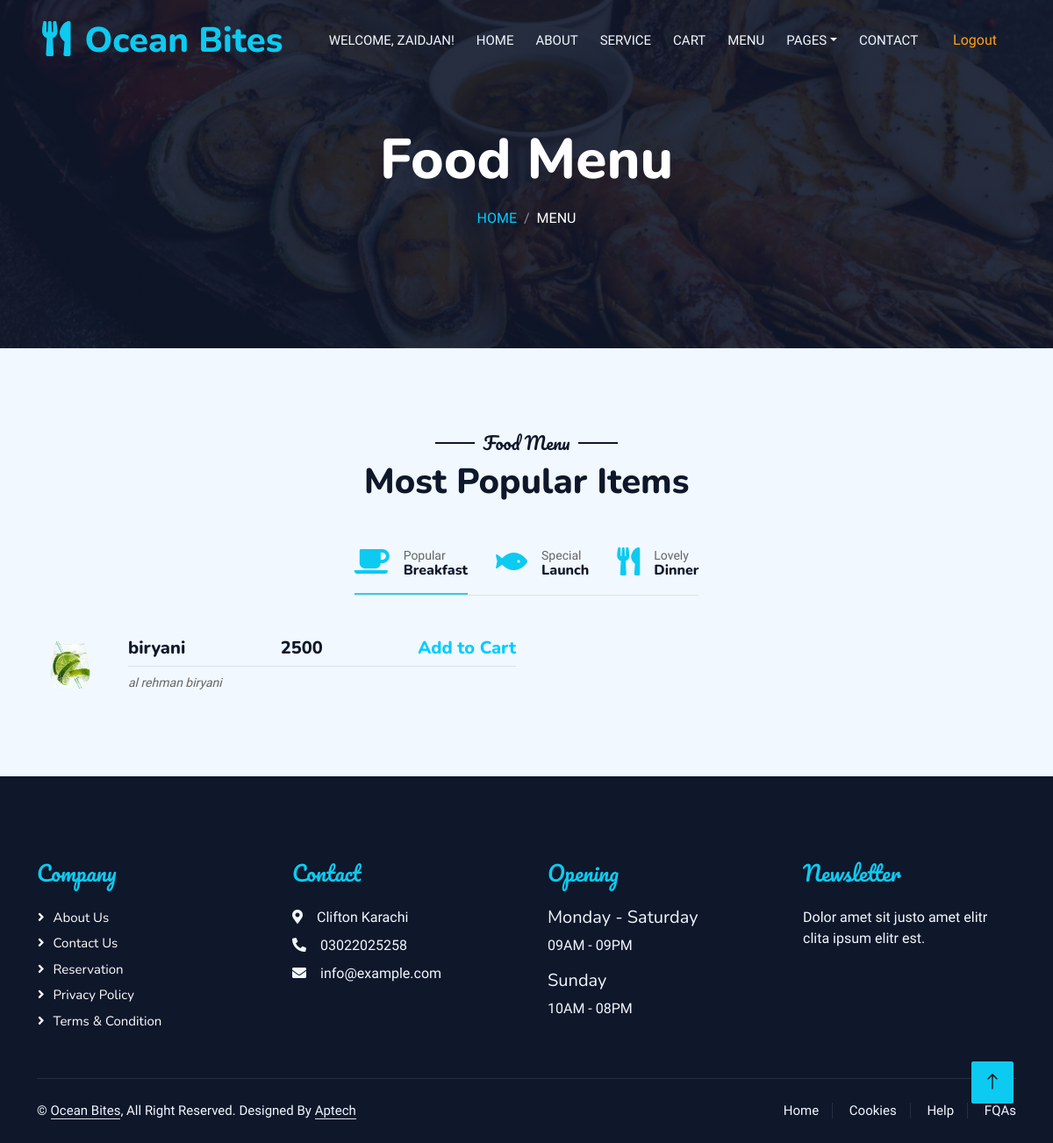
The page /menu.php (signed in) on the database its author committed.
### tables this page shows
CREATE TABLE `user_register` (
  `id` int(11) NOT NULL,
  `username` varchar(255) NOT NULL,
  `email` varchar(255) NOT NULL,
  `password` varchar(255) NOT NULL
);

CREATE TABLE `products` (
  `id` int(255) NOT NULL,
  `product_name` varchar(255) NOT NULL,
  `product_price` int(255) NOT NULL,
  `product_desc` text NOT NULL,
  `product_picture` varchar(255) NOT NULL
);

### menu.php (the view, shortened to what this page needs)
<?php
require_once __DIR__ . "/database.php";
if (isset($_SESSION["user_id"])) {
    $sql = "SELECT * FROM user_register WHERE id = {$_SESSION["user_id"]}";
    $result = $mysqli->query($sql);
    if ($result) {
        $user = $result->fetch_assoc();
    } else {
        die("Error fetching user data: " . $mysqli->error);
    }
}
?>
<!DOCTYPE html>
<html lang="en">
<head>
    <link href="https://cdnjs.cloudflare.com/ajax/libs/font-awesome/5.10.0/css/all.min.css" rel="stylesheet">
    <link href="https://cdn.jsdelivr.net/npm/bootstrap-icons@1.4.1/font/bootstrap-icons.css" rel="stylesheet">
    <link href="lib/animate/animate.min.css" rel="stylesheet">
    <link href="lib/owlcarousel/assets/owl.carousel.min.css" rel="stylesheet">
    <link href="lib/tempusdominus/css/tempusdominus-bootstrap-4.min.css" rel="stylesheet" />
    <link href="css/bootstrap.min.css" rel="stylesheet">
    <link href="css/style.css" rel="stylesheet">
</head>
<body>
    <div class="container-xxl bg-white p-0">
        <div class="container-xxl position-relative p-0">
        <?php
        include 'nav.php';
?>
            <div class="container-xxl py-5 bg-dark hero-header mb-5">
                <div class="container text-center my-5 pt-5 pb-4">
                    <h1 class="display-3 text-white mb-3 animated slideInDown">Food Menu</h1>
                    <nav aria-label="breadcrumb">
                        <ol class="breadcrumb justify-content-center text-uppercase">
                            <li class="breadcrumb-item"><a href="index.php">Home</a></li>
                            <li class="breadcrumb-item text-white active" aria-current="page">Menu</li>
                        </ol>
                    </nav>
                </div>
            </div>
        </div>
        <div class="container-xxl py-5">
            <div class="container">
                <div class="text-center wow fadeInUp" data-wow-delay="0.1s">
                    <h5 class="section-title ff-secondary text-center text-dark fw-normal">Food Menu</h5>
                    <h1 class="mb-5">Most Popular Items</h1>
                </div>
                <div class="tab-class text-center wow fadeInUp" data-wow-delay="0.1s">
                    <ul class="nav nav-pills d-inline-flex justify-content-center border-bottom mb-5">
                        <li class="nav-item">
                            <a class="d-flex align-items-center text-start mx-3 ms-0 pb-3 active" data-bs-toggle="pill" href="#tab-1">
                                <i class="fa fa-coffee fa-2x text-info"></i>
                                <div class="ps-3">
                                    <small class="text-body">Popular</small>
                                    <h6 class="mt-n1 mb-0">Breakfast</h6>
                                </div>
                            </a>
                        </li>
                        <li class="nav-item">
                            <a class="d-flex align-items-center text-start mx-3 pb-3" data-bs-toggle="pill" href="#tab-2">
                                <i class="fa fa-fish fa-2x text-info"></i>
                                <div class="ps-3">
                                    <small class="text-body">Special</small>
                                    <h6 class="mt-n1 mb-0">Launch</h6>
                                </div>
                            </a>
                        </li>
                        <li class="nav-item">
                            <a class="d-flex align-items-center text-start mx-3 me-0 pb-3" data-bs-toggle="pill" href="#tab-3">
                                <i class="fa fa-utensils fa-2x text-info"></i>
                                <div class="ps-3">
                                    <small class="text-body">Lovely</small>
                                    <h6 class="mt-n1 mb-0">Dinner</h6>
                                </div>
                            </a>
                        </li>
                    </ul>
                    <div class="tab-content">
                        <div id="tab-1" class="tab-pane fade show p-0 active">
                            <div class="row g-4">
                            <?php
require 'connection.php';
$select = "SELECT * FROM products";
$run = mysqli_query($con, $select);
if ($run) {
    while ($product = mysqli_fetch_assoc($run)) {
        $ProductName = $product['product_name'];
        $ProductPrice = $product['product_price'];
        $ProductDesc = $product['product_desc'];
        $ProductPicture = $product['product_picture'];
        echo "
        <div class='col-lg-6'>
        <form action='addcart.php' method='post'>
            <div class='d-flex align-items-center'>
            <img class='flex-shrink-0 img-fluid rounded' src='images/$ProductPicture' alt='Description of the image' style='width: 80px;'>
                 <div class='w-100 d-flex flex-column text-start ps-4'>
                    <h5 class='d-flex justify-content-between border-bottom pb-2'>
                        <span>$ProductName</span>
                        <span class='text-dark'>$ProductPrice</span>
                        <a href='add_cart_menu.php?productName=$ProductName&product_price=$ProductPrice'>Add to Cart</a>
                        </h5>
                    <small class='fst-italic'>$ProductDesc</small>
                </div>
            </div>
        </form>
        </div>
        ";
    }
}
?>
                            </div>
                        </div>
                    </div>
                </div>
            </div>
        </div>
        <div class="container-fluid bg-dark text-light footer pt-5 mt-5 wow fadeIn" data-wow-delay="0.1s">
            <div class="container py-5">
                <div class="row g-5">
                    <div class="col-lg-3 col-md-6">
                        <h4 class="section-title ff-secondary text-start text-info fw-normal mb-4">Company</h4>
                        <a class="btn btn-link" href="about.html">About Us</a>
                        <a class="btn btn-link" href="contact.html">Contact Us</a>
                        <a class="btn btn-link" href="index.html">Reservation</a>
                        <a class="btn btn-link" href="contact.html">Privacy Policy</a>
                        <a class="btn btn-link" href="contact.html">Terms & Condition</a>
                    </div>
                    <div class="col-lg-3 col-md-6">
                        <h4 class="section-title ff-secondary text-start text-info fw-normal mb-4">Contact</h4>
                        <p class="mb-2"><i class="fa fa-map-marker-alt me-3"></i>Clifton Karachi</p>
                        <p class="mb-2"><i class="fa fa-phone-alt me-3"></i>03022025258</p>
                        <p class="mb-2"><i class="fa fa-envelope me-3"></i>info@example.com</p>
                    </div>
                    <div class="col-lg-3 col-md-6">
                        <h4 class="section-title ff-secondary text-start text-info fw-normal mb-4">Opening</h4>
                        <h5 class="text-light fw-normal">Monday - Saturday</h5>
                        <p>09AM - 09PM</p>
                        <h5 class="text-light fw-normal">Sunday</h5>
                        <p>10AM - 08PM</p>
                    </div>
                    <div class="col-lg-3 col-md-6">
                        <h4 class="section-title ff-secondary text-start text-info fw-normal mb-4">Newsletter</h4>
                        <p>Dolor amet sit justo amet elitr clita ipsum elitr est.</p>
                    </div>
                </div>
            </div>
            <div class="container">
                <div class="copyright">
                    <div class="row">
                        <div class="col-md-6 text-center text-md-start mb-3 mb-md-0">
                            &copy; <a class="border-bottom" href="#">Ocean Bites</a>, All Right Reserved.
							Designed By <a class="border-bottom" href="https://htmlcodex.com">Aptech</a>
                        </div>
                        <div class="col-md-6 text-center text-md-end">
                            <div class="footer-menu">
                                <a href="">Home</a>
                                <a href="">Cookies</a>
                                <a href="">Help</a>
                                <a href="">FQAs</a>
                            </div>
                        </div>
                    </div>
                </div>
            </div>
        </div>
        <a href="#" class="btn btn-lg btn-info btn-lg-square back-to-top"><i class="bi bi-arrow-up"></i></a>
</body>
</html>

### nav.php (shortened to what this page needs)
<nav class="navbar navbar-expand-lg navbar-dark bg-dark px-4 px-lg-5 py-3 py-lg-0">
                <a href="index.php" class="navbar-brand p-0">
                    <h1 class="text-info m-0"><i class="fa fa-utensils me-3"></i>Ocean Bites</h1>
                </a>
                <div class="collapse navbar-collapse" id="navbarCollapse">
                    <div class="navbar-nav ms-auto py-0 pe-4">
                    <?php if (isset($_SESSION['user_id'])) { ?>
                        <li class="nav-item">
                            <span class="nav-link">Welcome, <?php echo $user['username']; ?>!</span>
                        </li>
                        <a href="index.php" class="nav-item nav-link">Home</a>
                        <a href="about.php" class="nav-item nav-link">About</a>
                        <a href="service.php" class="nav-item nav-link">Service</a>
                        <a href="cart.php" class="nav-item nav-link">Cart</a>
                        <a href="menu.php" class="nav-item nav-link">Menu</a>
                        <div class="nav-item dropdown">
                            <a href="#" class="nav-link dropdown-toggle" data-bs-toggle="dropdown">Pages</a>
                        </div>
                        <a href="contact1.php" class="nav-item nav-link">Contact</a>
                    </div>
                    <a href="logout.php" class="nav-item nav-link">Logout</a>
                </div>
                    <?php } ?>
                </div>

### css/style.css (style rules this page uses)
:root { --primary: #37c9e6; --light: #F1F8FF; --dark: #0F172B; }
.ff-secondary { font-family: 'Pacifico', cursive; }
.back-to-top { position: fixed; display: none; right: 45px; bottom: 45px; z-index: 99; }
.btn { font-family: 'Nunito', sans-serif; font-weight: 500; text-transform: uppercase; transition: .5s; }
.btn-lg-square { width: 48px; height: 48px; }
.btn-square, .btn-sm-square, .btn-lg-square { padding: 0; display: flex; align-items: center; justify-content: center; font-weight: normal; border-radius: 2px; }
.navbar-dark .navbar-nav .nav-link { position: relative; margin-left: 25px; padding: 35px 0; font-size: 15px; color: var(--light) !important; text-transform: uppercase; font-weight: 500; outline: none; transition: .5s; }
@media (min-width: 992px) { .navbar-dark { position: absolute; width: 100%; top: 0; left: 0; z-index: 999; background: transparent !important; } }
.hero-header { background: linear-gradient(rgba(15, 23, 43, .9), rgba(15, 23, 43, .9)), url(../img/bg-hero.jpg); background-position: center center; background-repeat: no-repeat; background-size: cover; }
.breadcrumb-item + .breadcrumb-item::before { color: rgba(255, 255, 255, .5); }
.section-title { position: relative; display: inline-block; }
.section-title::before { position: absolute; content: ""; width: 45px; height: 2px; top: 50%; left: -55px; margin-top: -1px; background: var(--dark); }
.section-title::after { position: absolute; content: ""; width: 45px; height: 2px; top: 50%; right: -55px; margin-top: -1px; background: var(--dark); }
.section-title.text-start::before, .section-title.text-end::after { display: none; }
.nav-pills .nav-item .active { border-bottom: 2px solid var(--primary); }
.footer .btn.btn-link { display: block; margin-bottom: 5px; padding: 0; text-align: left; color: #FFFFFF; font-size: 15px; font-weight: normal; text-transform: capitalize; transition: .3s; }
.footer .btn.btn-link::before { position: relative; content: "\f105"; font-family: "Font Awesome 5 Free"; font-weight: 900; margin-right: 10px; }
.footer .copyright { padding: 25px 0; font-size: 15px; border-top: 1px solid rgba(256, 256, 256, .1); }
.footer .copyright a { color: var(--light); }
.footer .footer-menu a { margin-right: 15px; padding-right: 15px; border-right: 1px solid rgba(255, 255, 255, .1); }
.footer .footer-menu a:last-child { margin-right: 0; padding-right: 0; border-right: none; }

### rows shown on the page
user_register: username "ZAIDJAN"
products: product_picture (picture), product_name "biryani", product_price "2500", product_desc "al rehman biryani"
